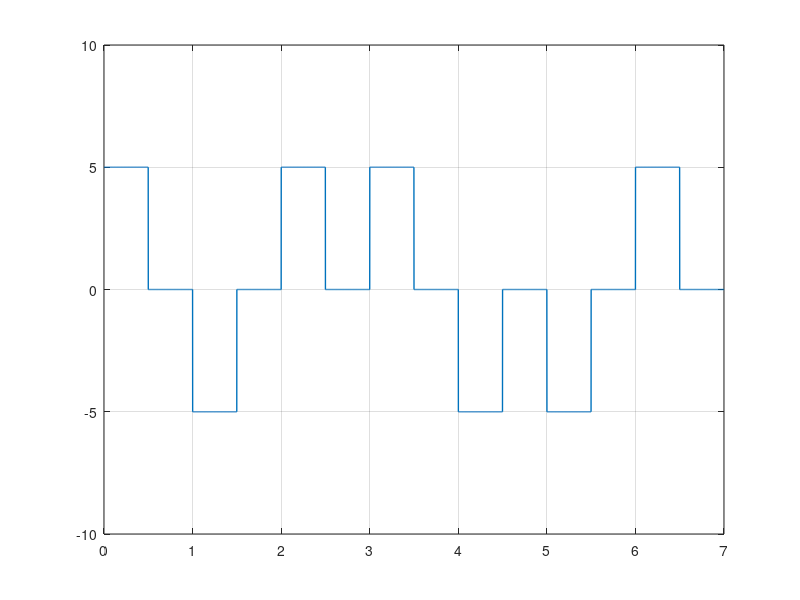

MATLAB code for this plot:
clear all;
close all;

bits = [1 0 1 1 0 0 1];

#modulation
bitrate  = 1;
voltage  = 5;
samplingRate = 1000;
samplingTime = 1/samplingRate;
endTime = length(bits)/bitrate;
time = 0:samplingTime:endTime;
index = 1;
for i=1:length(time)
  if(bits(index)==1)
    modulation(i) = voltage;
  else
    modulation(i) = -voltage;
  endif
  if(bitrate*time(i)>=index-1/2)
    modulation(i) = 0;
    endif
  if(bitrate*time(i)>=index)
  index=index+1;
  endif
endfor
plot(time, modulation, "LineWidth", 1);
axis([0 endTime -voltage-5 voltage+5]);
grid on;


%demodulation
index = 1;
for i=1:length(modulation)
  if(modulation(i) == voltage)
    demodulation(index) = 1;
    endif
  if(modulation(i) == -voltage)
    demodulation(index) = 0;
endif
  if(bitrate*time(i)>=index)
  index+=1;
endif
endfor
disp(demodulation);

